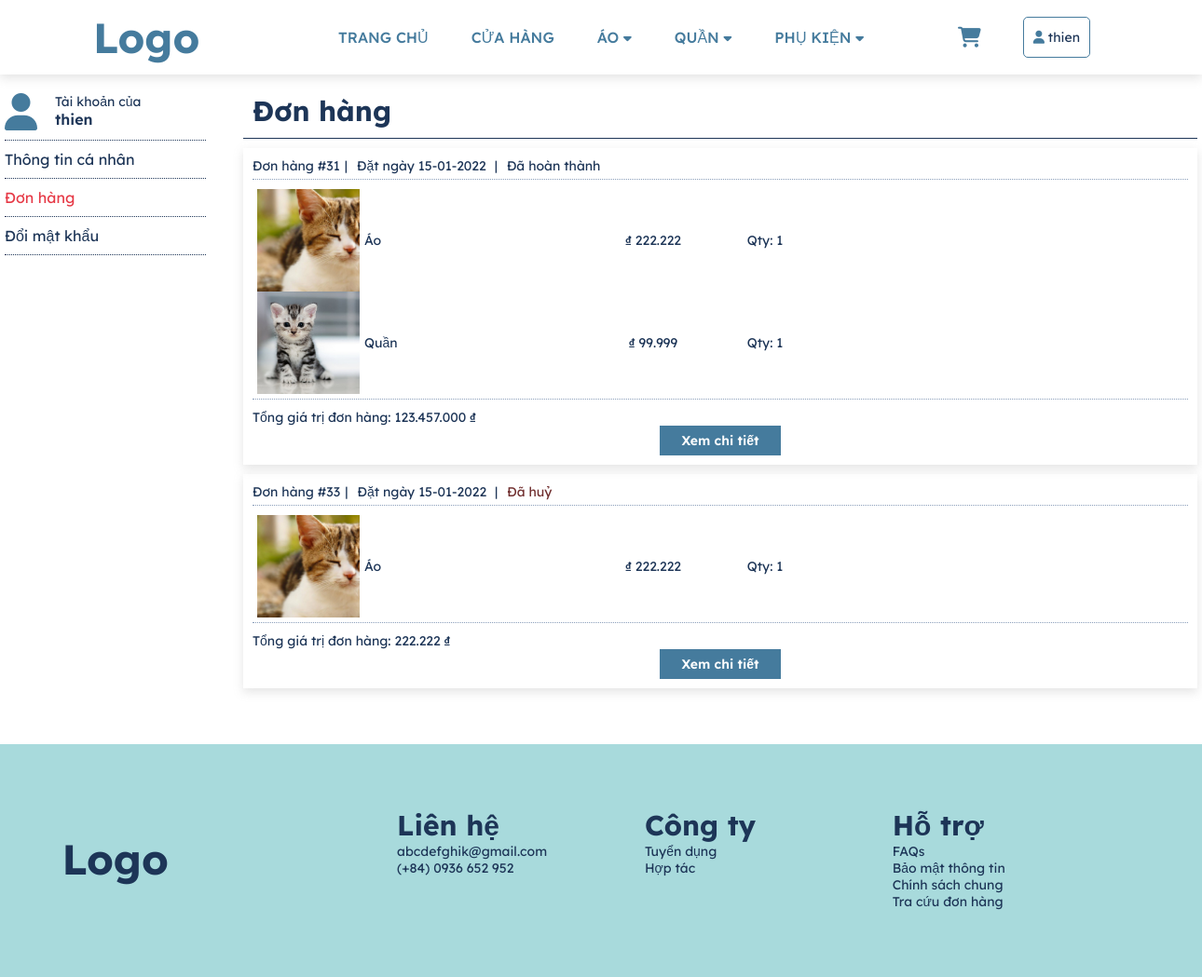
Page /account/order.php (signed in) on the committed database.
### tables this page shows
CREATE TABLE `customer` (
  `id` int(11) NOT NULL,
  `name` varchar(50) NOT NULL,
  `gender` tinyint(1) DEFAULT NULL,
  `birthday` date DEFAULT NULL,
  `email` varchar(50) NOT NULL,
  `password` varchar(50) NOT NULL,
  `token` varchar(50) DEFAULT NULL,
  `phone` int(11) NOT NULL,
  `address` text NOT NULL
);

CREATE TABLE `orders` (
  `id` int(11) NOT NULL,
  `time` timestamp NOT NULL DEFAULT current_timestamp() ON UPDATE current_timestamp(),
  `name_receive` varchar(50) NOT NULL,
  `phone_receive` varchar(11) NOT NULL,
  `address_receive` text NOT NULL,
  `note` text NOT NULL,
  `status` int(11) NOT NULL,
  `customer_id` int(11) NOT NULL,
  `total_price` float NOT NULL
);

CREATE TABLE `detail_orders` (
  `orders_id` int(11) NOT NULL,
  `product_id` int(11) NOT NULL,
  `quantity` int(11) NOT NULL,
  `size` varchar(11) NOT NULL
);

CREATE TABLE `product` (
  `id` int(11) NOT NULL,
  `name` varchar(50) NOT NULL,
  `description` text NOT NULL,
  `img` text NOT NULL,
  `price` int(11) NOT NULL,
  `manufacturers_id` int(11) NOT NULL,
  `category_detail_id` int(11) NOT NULL
);

### account/order.php (the view, shortened to what this page needs)
<!DOCTYPE html>
<html lang="en">
<head>
    <link rel="stylesheet" href="../assets/css/style.css">
    <link rel="stylesheet" href="../assets/css/account.css">
    <link rel="stylesheet" href="../assets/css/order_acc.css">
</head>
<body>
    <?php require 'header.php' ?>
    <?php
    $id = $_SESSION['id'];
    $sql = "select * from customer where id = '$id' limit 1";
    $result = mysqli_query($connect, $sql);
    $each = mysqli_fetch_array($result);
    ?>
    <div class="main_account">
        <div class="menu_left">
            <ul>
                <li>
                    <div class="account">
                        <i class="fas fa-user"></i>
                        <div>
                            <p>Tài khoản của</p>
                            <h6><?php echo $each['name'] ?></h6>
                        </div>
                    </div>
                </li>
                <li><a href="index.php">Thông tin cá nhân</a></li>
                <li><a href="order.php" class="active">Đơn hàng</a></li>
                <li><a href="change_password.php">Đổi mật khẩu</a></li>
            </ul>
        </div>
        <div class="content_right">
            <div class="order">
                <div class="title">
                    <h3>Đơn hàng</h3>
                </div>
                <?php
                $sql = "select
                orders.*,customer.name,customer.phone,customer.address from orders
                join customer on customer.id = orders.customer_id
                where customer_id = '$id'";
                $result = mysqli_query($connect, $sql);
                ?>
                <?php if (mysqli_num_rows($result) != 0) { ?>
                    <div>
                        <?php foreach ($result  as $each) { ?>
                            <div class="order_each">
                                <div class="row header_order">
                                    <p>Đơn hàng #<?php echo $each['id'] ?></p>
                                    <p>Đặt ngày
                                        <?php
                                        $d = strtotime($each['time']);
                                        echo date("d-m-Y", $d);
                                        ?>
                                    </p>
                                    <?php switch ($each['status']) {
                                        case '0': ?>
                                        <?php break;
                                        case '1': ?>
                                            <p style="color: #1d3557;">
                                                <?php echo "Đã hoàn thành"; ?>
                                            </p>
                                        <?php break;
                                        case '2': ?>
                                            <p style="color: #6f2d2d;">
                                                <?php echo "Đã huỷ"; ?>
                                            </p>
                                    <?php break;
                                    } ?>
                                </div>
                                <?php
                                $order_id = $each['id'];
                                $sql = "select * from detail_orders
                         join product on product.id = detail_orders.product_id
                          join orders on orders.id = detail_orders.orders_id
                          where orders_id = '$order_id'";
                                $result_order = mysqli_query($connect, $sql);
                                ?>
                                <div class="header_order">
                                    <?php foreach ($result_order  as $each_order) { ?>
                                        <div class="row">
                                            <div class="image item_flex">
                                                <img src="../admin/product/photos/<?php echo $each_order['img'] ?>" alt="">
                                            </div>
                                            <div class="name ">
                                                <?php echo $each_order['name'] ?>
                                            </div>
                                            <div class="price item_flex">
                                                ₫ <?php echo number_format($each_order['price'], 0, '', '.'); ?>
                                            </div>
                                            <div class="quantity item_flex">
                                                Qty: <?php echo $each_order['quantity'] ?>
                                            </div>
                                        </div>
                                    <?php } ?>
                                </div>
                                <div class="row" style="justify-content: space-between;">
                                    <p>Tổng giá trị đơn hàng: <?php echo number_format($each_order['total_price'], 0, '', '.') ?> ₫</p>
                                </div>
                                <div><a href="" style="text-decoration: none;"><button>Xem chi tiết</button></a></div>
                            </div>
                        <?php } ?>
                    </div>
                <?php } ?>
            </div>
        </div>
    </div>
    <?php require 'footer.php' ?>
</body>
</html>

### assets/css/style.css (style rules this page uses)
* { padding: 0; margin: 0; text-decoration: none; list-style: none; box-sizing: border-box; font-family: "Lexend Deca", sans-serif; font-weight: 400; font-size: 14px; color: #1d3557; }
h3 { font-weight: bold; font-size: 30px; }
h6 { font-weight: 600; font-size: 16px; }
button { font-size: 14px; padding: 7px 23px; border-radius: none; border: none; color: #fff; background-color: #457b9d; display: block; margin: auto; font-weight: 600; cursor: pointer; }
i { color: #457b9d; }

### assets/css/account.css (style rules this page uses)
.main_account { width: 1280px; margin: 0 auto; display: flex; }
.main_account .menu_left { width: 20%; padding-right: 40px; }
.main_account .content_right { width: 80%; display: flexbox; }
.menu_left ul li { padding: 10px 0; border-bottom: 1px #1d3557 dotted; }
.menu_left ul li .account { display: flex; height: 40px; }
.menu_left ul li .account i { width: 25%; font-size: 40px; line-height: 100%; }
.menu_left ul li a { font-size: 16px; }
.menu_left ul li a.active { color: #e63946; }

### assets/css/order_acc.css (style rules this page uses)
.order .order_each { box-shadow: 0px 4px 10px rgba(146, 146, 146, 0.25); padding: 10px 10px 10px 10px; margin: 10px 0; }
.order .title { padding: 10px; border-bottom: #1d3557 1px solid; }
.order .row { display: flex; width: 100%; }
.order .header_order { margin-bottom: 10px; padding-bottom: 5px; border-bottom: #8a9eba 1px dotted; }
.order .header_order p { padding-right: 5px; }
.order .header_order p::after { content: "|"; padding: 0 5px; color: #1d3557; }
.order .header_order p:last-child::after { content: ""; }
.order .item_flex { display: flex; justify-content: center; align-items: center; }
.order .image { width: 120px; }
.order .image img { width: 110px; height: 110px; object-fit: cover; object-position: 50% 20%; }
.order .name { width: 250px; display: flex; align-items: center; justify-content: start; }
.order .price { width: 120px; }
.order .quantity { width: 120px; }

### rows in the picture
customer: name "thien"
orders: id "31", time "15-01-2022", status "Đã hoàn thành", total_price "123.457.000"
detail_orders: product.img (picture), product.name "Áo", product.price "222.222", quantity "1"
detail_orders: product.img (picture), product.name "Quần", product.price "99.999", quantity "1"
orders: id "33", time "15-01-2022", status "Đã huỷ", total_price "222.222"
detail_orders: product.img (picture), product.name "Áo", product.price "222.222", quantity "1"

### other values in the picture
$_SESSION['name'] "thien"
